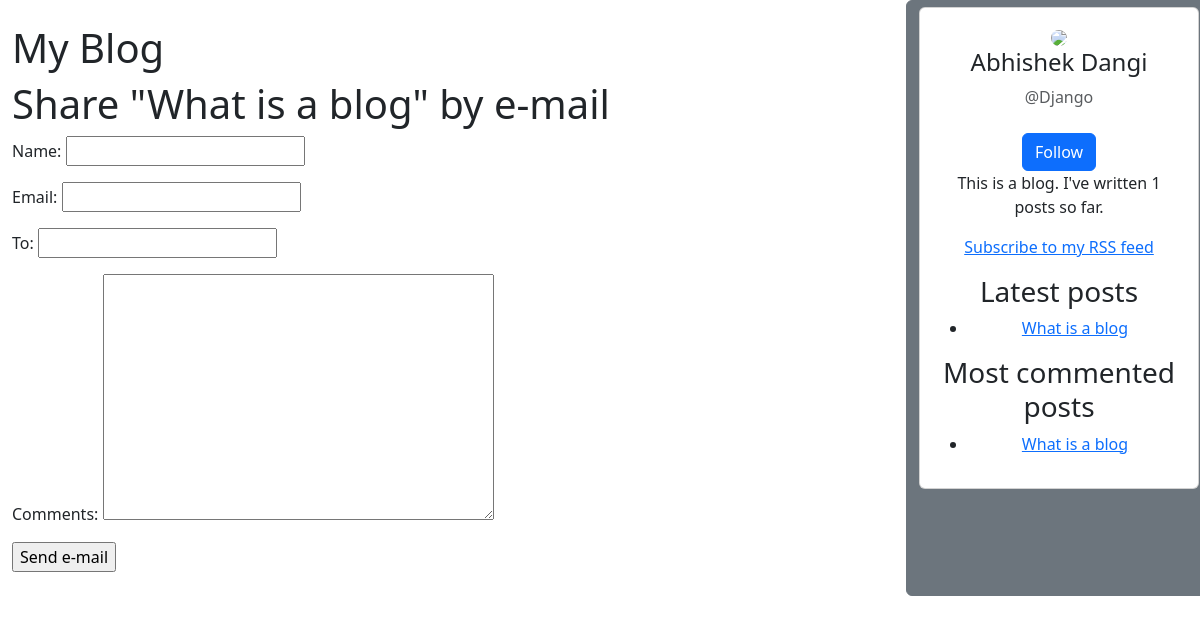
Before: /blog/1/share/ with the older database file.
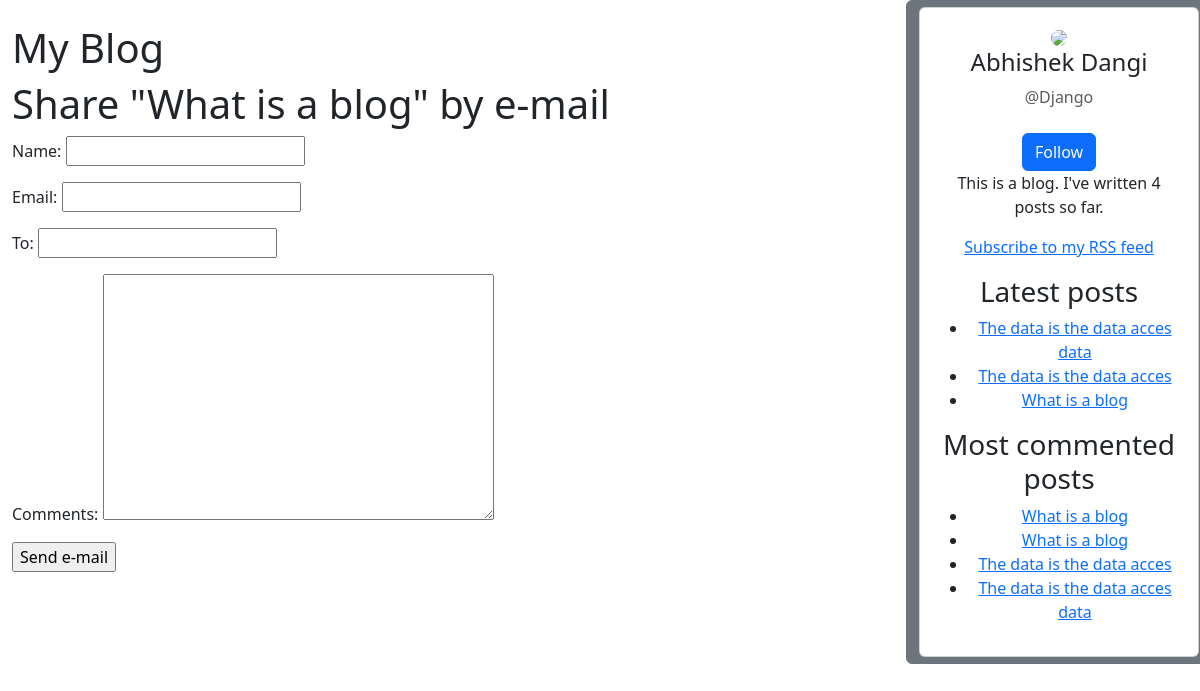
After: the same page with the newer database file.
### blog/models.py (models this page shows, shortened)
class Post(models.Model):
     class Status(models.TextChoices):
          DRAFT = 'DF', 'Draft'
          PUBLISHED = 'PB', 'Published'
     title = models.CharField(max_length=250)
     slug = models.SlugField(max_length=250, unique_for_date='publish')
     author = models.ForeignKey(User, on_delete=models.CASCADE, related_name='blog_posts')
     body = models.TextField()
     publish = models.DateTimeField(default=timezone.now)
     created = models.DateTimeField(auto_now_add=True)
     updated = models.DateTimeField(auto_now=True)
     status = models.CharField(max_length=2, choices=Status.choices, default=Status.DRAFT)
     objects = models.Manager() # The default manager.
     published = PublishedManager()
     tags = TaggableManager()
     class Meta:
          ordering = ["-publish"]
          indexes = [
          models.Index(fields=["-publish"]),
          ]
     def get_absolute_url(self):
          return reverse('blog:post_detail', args=[self.publish.year, self.publish.month,self.publish.day,self.slug])

### blog/views.py (the view)
# urls.py: path('<int:post_id>/share/', views.post_share, name='post_share'),
def post_share(request, post_id):
    post = get_object_or_404(Post, id=post_id, status=Post.Status.PUBLISHED)
    sent = False
    if request.method == 'POST':
        form = EmailPostForm(request.POST)
        if form.is_valid():
            cd = form.cleaned_data
            post_url = request.build_absolute_uri(
                post.get_absolute_url())
            subject = f"{cd['name']} recommends you read " \
                f"{post.title}"
            message = f"Read {post.title} at {post_url}\n\n" \
                f"{cd['name']}\'s comments: {cd['comments']}"
            send_mail(subject, message, 'dangiabshmi@gmail.com',
                [cd['to']])
            sent = True
    else:
        form = EmailPostForm()
    return render(request, 'blog/post/share.html', {'post': post,
    'form': form,
    'sent': sent})

### blog/forms.py
class EmailPostForm(forms.Form):
     name = forms.CharField(max_length=25)
     email = forms.EmailField()
     to = forms.EmailField()
     comments = forms.CharField(required=False,
     widget=forms.Textarea)

### blog/models.py (called while the page is built)
     def get_queryset(self):
          return super().get_queryset()\
               .filter(status=Post.Status.PUBLISHED)

### blog/templatetags/blog_tags.py (called while the page is built)
@register.simple_tag
def total_posts():
    return Post.published.count()

@register.inclusion_tag('blog/post/latest_posts.html')
def show_latest_posts(count=5):
     latest_posts = Post.published.order_by('-publish')[:count]
     return {'latest_posts': latest_posts}

@register.simple_tag
def get_most_commented_posts(count=5):
     return Post.published.annotate(total_comments=Count('comments')).order_by('-total_comments')[:count]

### templates/blog/post/share.html (shortened to what this page needs)
{% extends "blog/base.html" %}
{% block content %}
{% if sent %}
<h1>E-mail successfully sent</h1>
<p>
"{{ post.title }}" was successfully sent to {{ form.cleaned_data.to }}.
</p>
{% else %}
<h1>Share "{{ post.title }}" by e-mail</h1>
<form method="post">
 {{ form.as_p }}
 <input type="submit" value="Send e-mail">
 </form>
 {% endif %}
{% endblock %}

### templates/blog/base.html (shortened to what this page needs)
{% load blog_tags %}
{% load static %}
<!doctype html>
<html lang="en">
<head>
     <link href="https://cdn.jsdelivr.net/npm/bootstrap@5.3.2/dist/css/bootstrap.min.css" rel="stylesheet"
>
</head>
<body>
     <div class="row">
          <div class="col-sm-9 p-4">
               <h1 class="">My Blog</h1>
               {% block content %}
               {% endblock %}
          </div>
          <div class="col-sm-3 btn btn-secondary">
               <div class="card">
                    <div class="card-body text-center">
                         <img src="https://mdbcdn.b-cdn.net/img/Photos/new-templates/bootstrap-chat/ava2-bg.webp"
                              class="rounded-circle img-fluid" style="width: 100px;" />
                         <h4 class="mb-2">Abhishek Dangi</h4>
                         <p class="text-muted mb-4">@Django</p>
                         <a href="#" class="btn btn-primary">Follow</a>
                         <p>This is a blog.
                              I've written {% total_posts %} posts so far.
                         </p>
                         <p>
                              <a href="{% url 'blog:post_feed' %}">
                                   Subscribe to my RSS feed
                              </a>
                         </p>
                         <h3>Latest posts</h3>
                         {% show_latest_posts 3 %}
                         <h3>Most commented posts</h3>
                         {% get_most_commented_posts as most_commented_posts %}
                         <ul>
                              {% for post in most_commented_posts %}
                              <li>
                                   <a href="{{ post.get_absolute_url }}">{{ post.title }}</a>
                              </li>
                              {% endfor %}
                    </div>
               </div>
          </div>
     </div>
</body>
</html>

### templates/blog/post/latest_posts.html
<ul>
     {% for post in latest_posts %}
     <li>
     <a href="{{ post.get_absolute_url }}">{{ post.title }}</a>
     </li>
     {% endfor %}
    </ul>

Changed rows visible on the page:
no longer on one of the page's lists (row unchanged): Post: title "What is a blog"
added Post: title "The data is the data acces data"
added Post: title "The data is the data acces"
added Post: title "What is a blog"
Other visible differences:
text no longer shown: "1"
text now shown: "4"
